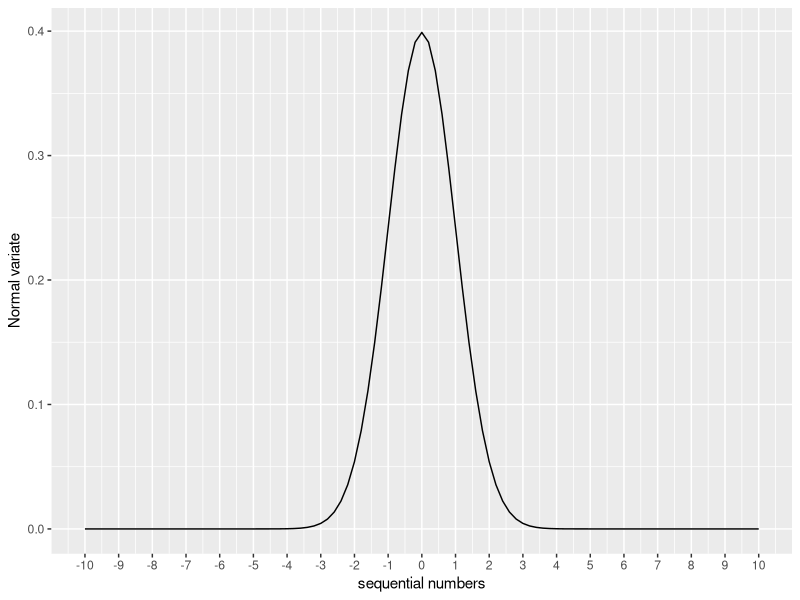

R code for this plot:
#course: Beginning using R for data analysis
#by https://www.youtube.com/@rprogramming32
#Section 4: Advanced data management
setwd("d:\\RStatistics-Tutorial")   # to set working directory
##set colClasses in read.table() to create a data frame
vartype<-c("character", "character", "character", "character", "character", "numeric","numeric", "numeric","numeric","character")
grade <- read.table("University-Fullname-full.csv", colClasses=vartype, header=TRUE, sep=",")                                      
grade



#Lecture 1
##Mathematical functions
#Absolute value
abs(-5.0)      #5
#Square root
sqrt(c(25, 16))       #returns a vector of (5, 4)
#Ceiling
ceiling(5.5)     #returns 6
#floor
floor(-2.3)      #returns -3
#truncate
trunc(-3.6)      #returns -3
#round
round(15.3456, digits=2)       #returns 15.35
#natural logarithm
log(10)    #returns  2.302585
#Exponential function
exp(2.3085)      #returns  10.06







#Lecture 2.
##Statistical functions
x <- c(seq(1:100))  #a vector from 1 to 100
#mean
mean(x)  #50.5
#standard deviation
sd(x)    #around 29
#variance
var(x)    #around 842
# trimmed mean, dropping the highest and
# lowest 5% of scores
z <- mean(x, trim = 0.05, na.rm=TRUE)
z     #50.5
#scale, standardization
scale(x)    #a standardized vector with mean 0 and standard deviation 1
#minimum
min(x)   #1
#maximum
max(x)    #100
#range
range(x)   #1 to 100
#diff
diff(x)    #a vector of 99 element 1
#quantile
quantile(x, probs=0.7)    #around 70








##Probability functions
# generate and plot normal distributed variables 
library(ggplot2)
x <- seq(from = -10, to = 10, by = 0.2)
y <- dnorm(x)   #generate normally distributed variables
data <- data.frame(x = x, y = y)
ggplot(data, aes(x, y)) +
  geom_line() +
  labs(x = "sequential numbers",
       y = "Normal variate") +
  scale_x_continuous(breaks = seq(-10, 10, 1))
#the area under the standard normal curve to the left of z=1.25?
pnorm(1.25)     #0.894
#the value of the 60th percentile of a normal distribution 
#with a mean of 30 and a standard deviation of 8
qnorm(.6, mean=30, sd=8)   #32
#Generate 20 random normal deviates with a mean of 30 and a 
#standard deviation of 8
rnorm(20, mean=30, sd=8)



#using set_seed() to make your results reproducible
runif(10)
runif(10)   #different results
set.seed(5678)
runif(10)
set.seed(5678)
runif(10)   #same results



##Character functions
#toupper(y)
toupper("r is easy")  #returns "R IS EASY"

#tolower(Y)
tolower("R is Interesting") #returns "r is interesting"

#nchar(Y)		#Counts the number of characters of Y
nchar("R is interesting")   #16

#paste(..., sep="")	#Concatenates strings after using specified sep string
paste("Y", 5:7, sep="")  #"Y5" "Y6" "Y7"

#substr(Y, start, stop)	       #Extracts substrings in a character vector
substr("uvwxyz", 2, 4)   #returns "vwx"

#sub(pattern, replacement, Y, ignore.case=FALSE, fixed=FALSE)
#Finds the first matched pattern in Y and substitutes the replacement text
#  If fixed=FALSE, then pattern is a regular expression
#  If fixed=TRUE, then pattern is a text string	
sub("\\s",".","R is easy")   #returns "R.is easy"
sub("is","not","R is easy", fixed=TRUE)  #returns "R not easy"

# grep(pattern, Y, ignore.case=FALSE,fixed=FALSE)		
# Searches for pattern in X and Returns the matching indices	
#  If fixed=FALSE, then pattern is a regular expression
#  If fixed=TRUE, then pattern is a text string
grep("R", c("R","notR","R-programming", "is"))  #returns c(1,2,3)

#strsplit(Y, split, fixed=FALSE)		#Splits the elements of character vector x at split
#  If fixed=FALSE, then pattern is a regular expression
#  If fixed=TRUE, then pattern is a text string
strsplit("easy", "")   #returns "e" "a" "s" "y"






##Using apply function
#using apply() to rows and columns of a matrix
test <- matrix(rnorm(20), nrow = 4)
test
apply(test, 1, mean)    #row mean of a matrix
apply(test, 2, mean)    #column mean of a matrix
apply(test, 2, mean, trim = 0.2) #trimmed column mean








## A solution to the working example
options(digits = 2)  #set the number of digits printed
setwd("d:\\RStatistics-Tutorial")   # to set working directory
#create a grade data frame
vartype<-c("character", "character", "character", "character", "character", "numeric","numeric", "numeric","numeric","character")
grade <- read.table("University-Fullname-full.csv", colClasses=vartype, header=TRUE, sep=",")                                      
grade


test <- scale(grade[, 7:9])    #standardize test score
score <- apply(test, 1, mean) #get mean of score for each student
grade <- cbind(grade, score)

#to create a grade (A, B, C,D, E) 
q <- quantile(score, c(.8, .6, .4, .2))
grade$grade <- NA
grade$grade[score >= q[1]] <- "A"
grade$grade[score < q[1] & score >= q[2]] <- "B"
grade$grade[score < q[2] & score >= q[3]] <- "C"
grade$grade[score < q[3] & score >= q[4]] <- "D"
grade$grade[score < q[4]] <- "F"

#separate Fullname as two new variables First and Last
#order student by their Lastname and Firstname
Fullname <- strsplit((grade$Fullname), " ")
Last <- sapply(Fullname, "[", 2)
First <- sapply(Fullname, "[", 1)
grade <- cbind(First, Last, grade[, -2])
grade <- grade[order(Last, First), ]

grade












##Control flow
#for loop
for (i in 1:3) print("I love R")
#while loop
i <- 5
while (i > 0) {print("I love R")
  i <- i - 1}

#Conditional execution
#if-else control structure
#transform variable Race as a factor if it element is character. 
options(digits = 2)  #set the number of digits printed
setwd("d:\\RStatistics-Tutorial")   # to set working directory
#create a grade data frame
vartype<-c("character", "character", "character", "character", "character", "numeric","numeric", "numeric","numeric","character")
grade <- read.table("University-Fullname-full.csv", colClasses=vartype, header=TRUE, sep=",")                                      
grade


test <- scale(grade[, 7:9])    #standardize test score
score <- apply(test, 1, mean) #get mean of score for each student
grade <- cbind(grade, score)

#to create a grade (A, B, C,D, E) 
q <- quantile(score, c(.8, .6, .4, .2))
grade$grade <- NA
grade$grade[score >= q[1]] <- "A"
grade$grade[score < q[1] & score >= q[2]] <- "B"
grade$grade[score < q[2] & score >= q[3]] <- "C"
grade$grade[score < q[3] & score >= q[4]] <- "D"
grade$grade[score < q[4]] <- "F"

#separate Fullname as two new variables First and Last
#order student by their Lastname and Firstname
Fullname <- strsplit((grade$Fullname), " ")
Last <- sapply(Fullname, "[", 2)
First <- sapply(Fullname, "[", 1)
grade <- cbind(First, Last, grade[, -2])
grade <- grade[order(Last, First), ]

grade

if (is.character(grade$Race)) grade$Race <- as.factor(grade$Race)
#transform grade variable to factor if it is not.
if (!is.factor(grade$grade)) { 
  grade$grade <- as.factor(grade$grade)
   }    else {
      print("Grade already is a factor")
     }
#ifelse
#print differently according to if the score is greater or less than 0.5
ifelse(grade$score > 0.5, print("You have passed the exam"), print("You have failed the exam"))
# switch
#print differently for different country
countries <- c("USA", "Germany")
for (i in countries) {
  print(
    switch(i,
      USA  = "I am in North America",
      Japan = "I am in Asia",
      Nigeria    = "I am in Africa",
      Germany  = "I am in Europe"
    )
  )
}








##creating your own functions
#to create a function for statistics
#mad() to calculate the median of the absolute deviation from median
sumfunc <- function(x, par = TRUE, print = FALSE) {
  if (par) {
    cen <- mean(x)
    spr <- sd(x)
  } else {
    cen <- median(x)
    spr <- mad(x)
  }
  if (print & par) {
    cat("Mean=", cen, "\n", "SD=", spr, "\n")
  } else if (print & !par) {
    cat("Median=", cen, "\n", "MAD=", spr, "\n")
  }
  result <- list(center = cen, spread = spr)
  return(result)
}

set.seed(1234)
x <- rnorm(100)
y <- sumfunc(x)    #call function using default option
#call function with new parameter option
y <- sumfunc(x, print=TRUE)  







##Transposing a dataset
test <- grade[1:5, 7:9]
test
t(test)







## Aggregating data 
setwd("d:\\RStatistics-Tutorial")   # to set working directory
#create a grade data frame
vartype<-c("character", "character", "character", "character", "character", "numeric","numeric", "numeric","numeric","character")
grade <- read.table("University-Fullname-full.csv", colClasses=vartype, header=TRUE, sep=",")                                      
grade
test<-grade[,c(4,5,7:9)]
test$Gender<-as.factor(test$Gender)
test$Country<-as.factor(test$Country)
agg <- aggregate(test, by = list(test$Gender, 
     test$Country), FUN = mean, na.rm = TRUE)

#a better solution
agg <- aggregate(test[-c(1,2)], 
      by = list(Gender=test$Gender, 
      Coungry=test$Country), 
      FUN = mean, na.rm = TRUE)


agg














##Descriptive statistics with summary()
vars <- c("Math", "Physics", "Chemistry")
summary(grade[vars])



##Descriptive statistics via describe() in the Hmisc package
library(Hmisc)
vars <- c("Math", "Physics", "Chemistry")
describe(grade[vars])













### Lecture 13. Using sample() to generate a set of sample data

#Example 1:

# Create sample of 20 random integers from a vector
#with replacement
x <- sample(1:1000, 20, replace=TRUE)

print(x)


#example 2
#sample range lies between 1 to 5
x<- sample(1:5)
#prints the samples
x



#example 3
#sample n numbers, where n larger than length of source vector
x<- sample(1:5,10,replace=TRUE)
#prints the samples
x



#set.seed() - set.seed function will produce the same sequence 
#when you run it.


#example 4
# Create sample of 20 observations from mtcars dataframe
#with replacement

row_vec <- sample(1:nrow(mtcars), 20, replace = TRUE)

row_vec
print(mtcars[row_vec, ])



set.seed(1234)
row_vec <- sample(1:nrow(mtcars), 20, replace = TRUE)

row_vec
print(mtcars[row_vec, ])



#example 5
#creates a probability of 80% good watches an 20% effective watches.
sample (c('Good','Defective'), size=10, replace=T, prob=c(.80,.20))

  



#sample n numbers, where n larger than length of source vector
x<- sample(1:5,10,replace=TRUE)
#prints the samples
x


set.seed(1234)
row_vec <- sample(1:nrow(mtcars), 20, replace = TRUE)

row_vec
print(mtcars[row_vec, ])


















### Lecture 14. table function family

library(vcd)
head(Arthritis)

# one way table
mytable <- table(Arthritis$Improved)
mytable                       # counts
prop.table(mytable)           # proportions
prop.table(mytable)*100       # percents

# two way table
mytable <- xtabs(~ Treatment+Improved, data=Arthritis)
mytable  # counts

margin.table(mytable, 1)    # total counts for Treatment 
prop.table(mytable, 1)      # row proportions (rows add to 1)

margin.table(mytable, 2)    # total counts for Improved
prop.table(mytable, 2)      # column proportions (columns add to 1)

prop.table(mytable)         # cell proportions (all cells add to 1)
addmargins(mytable)         # cell counts with row and column sums
addmargins(prop.table(mytable)) # cell proportions with row and column proportions

addmargins(prop.table(mytable, 1), 2) # row proportions with row sums
addmargins(prop.table(mytable, 2), 1) # column proportions with column sums

# Listing 7.8 Two-way table using CrossTable
library(gmodels)
CrossTable(Arthritis$Treatment, Arthritis$Improved)

# Listing 7.9 Three-way contingency table
mytable <- xtabs(~ Treatment+Sex+Improved, data=Arthritis) 
mytable          
margin.table(mytable, 1)  # totals for Treatment
margin.table(mytable, 2)  # totals for Sex
margin.table(mytable, 3)  # totals for Improved
margin.table(mytable, c(1, 3)) # totals for Treatment by Improved

# Treatment by Sex for each Level of Improved
ftable(mytable)
ftable(prop.table(mytable, c(1, 2))) # proportions sum to 1 over index omitted
ftable(addmargins(prop.table(mytable, c(1, 2)), 3)) 
ftable(addmargins(prop.table(mytable, c(1, 2)), 3)) * 100
























### Lecture 15. Data Reshaping

# Transpose of a Matrix using t() 
matrix1 <- matrix(c(1:20), nrow=5, byrow=TRUE)
print("Original Matrix")
matrix1

matrix2 <- t(matrix1)
print("Transpose of the Matrix")
matrix2



# Joining Rows and Columns in Data Frame
#using cbind() or rbind()

# Cbind and Rbind function in R
name <- c("Wilson", "Dudu", "Maomao", "Shirley")
age <- c(24, 53, 62, 29)
location <- c("Molde", "Jendem", "Molde", "Jendem")

# Cbind function
familymember <- cbind(name, age, location)
print("Combining vectors into data frame using cbind ")
print(familymember)

# creating new data frame
newd <- data.frame(name=c("Mico", "Mia"),
                   age=c("28", "29"),
                   location=c("Molde", "Aukra"))

# rbind function
familymember <- rbind(familymember, newd)
print("Combining data frames using rbind ")
print(familymember)


# Merging two data frames in R
name<- c("Wilson", "Dudu", "Maomao", "Miaomiao","Mico","Mia")
age <- c(32, 20, 22, 12,8,3)
address <- c("Aukra", "Hustadvika", "Hustadvika", "Molde","Molde","Molde")

# Cbind function
family <- cbind(name, age, address)


# creating new data frame
Jiangjiang <- data.frame(name=c("Jiangjiang", "Gangdu"),
                         age= c(16,18),
                         address = c("Aukra","Molde"))

Jiangjiang

total <- merge(family, Jiangjiang, all=TRUE)
print(total)


family_data1 <- data.frame(name,age)
family_data1
family_data2 <- data.frame(name,address)
family_data2

merge(family_data1, family_data2)
merge(family_data1, family_data2, all = TRUE)


# melt and cast
library(MASS)
library(reshape2)

names(airquality) <- tolower(names(airquality))
head(airquality)    #wide form

#melting from wide form to long form
aql <- melt(airquality, id.vars = c("month", "day"))
head(aql)

aql <- melt(airquality, id.vars = c("month", "day"),
            variable.name = "climate_variable", 
            value.name = "climate_value")
head(aql)


#casting from long form to wide form
aql <- melt(airquality, id.vars = c("month", "day"))    #long form
head(aql)
aql

aqw <- dcast(aql, month + day ~ variable)
head(aqw)        #wide form again
